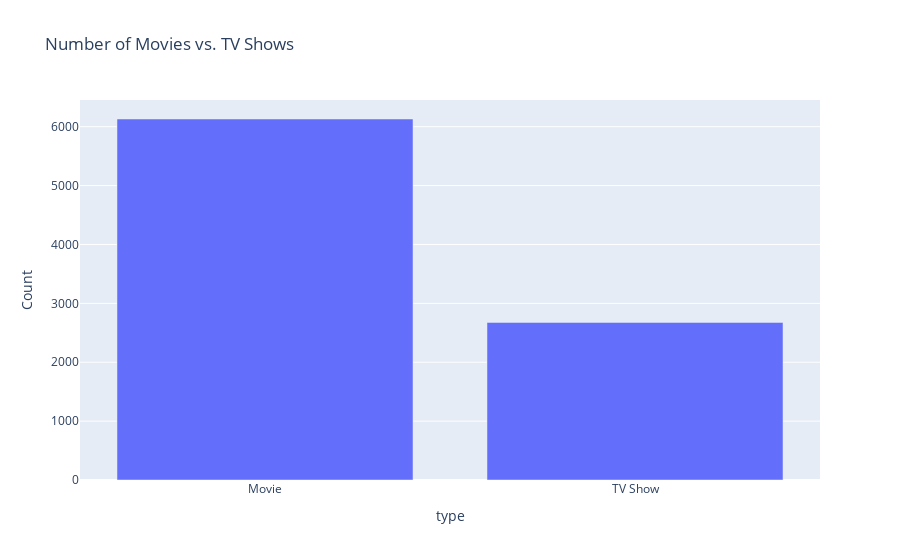

The code cell stored with this chart in its notebook:
### Markdown cell above
### How many movies and TV shows are available in the dataset?

### Code cell
show_types_count = df['type'].value_counts()
fig = px.bar(show_types_count, x=show_types_count.index, y=show_types_count.values,
             labels={'x': 'Show Type', 'y': 'Count'}, title='Number of Movies vs. TV Shows')
fig.show()

### Figure 1 — Plotly figure (JSON) as saved in the notebook; plotly's stock layout.template omitted (floating-point values rounded to 4 significant figures)
{"data": [{"alignmentgroup": "True", "hovertemplate": "type=%{x}<br>Count=%{y}<extra></extra>", "legendgroup": "", "marker": {"color": "#636efa", "pattern": {"shape": ""}}, "name": "", "offsetgroup": "", "orientation": "v", "showlegend": false, "textposition": "auto", "type": "bar", "x": ["Movie", "TV Show"], "xaxis": "x", "y": [6131, 2676], "yaxis": "y"}], "layout": {"autosize": true, "barmode": "relative", "legend": {"tracegroupgap": 0}, "title": {"text": "Number of Movies vs. TV Shows"}, "xaxis": {"anchor": "y", "autorange": true, "domain": [0, 1], "range": [-0.5, 1.5], "title": {"text": "type"}, "type": "category"}, "yaxis": {"anchor": "x", "autorange": true, "domain": [0, 1], "range": [0, 6454.0], "title": {"text": "Count"}, "type": "linear"}}}
